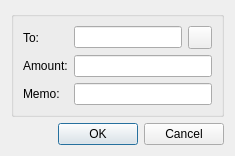
<?xml version="1.0" encoding="UTF-8"?>
<ui version="4.0">
 <class>BlockchainSend</class>
 <widget class="QDialog" name="BlockchainSend">
  <property name="windowTitle">
   <string>Send to address</string>
  </property>
  <layout class="QVBoxLayout" name="verticalLayout">
   <property name="sizeConstraint">
    <enum>QLayout::SetMaximumSize</enum>
   </property>
   <item>
    <widget class="QGroupBox" name="options">
     <property name="sizePolicy">
      <sizepolicy hsizetype="Expanding" vsizetype="Fixed">
       <horstretch>0</horstretch>
       <verstretch>0</verstretch>
      </sizepolicy>
     </property>
     <property name="title">
      <string/>
     </property>
     <layout class="QGridLayout" name="gridLayout">
      <property name="sizeConstraint">
       <enum>QLayout::SetDefaultConstraint</enum>
      </property>
      <item row="0" column="0">
       <widget class="QLabel" name="addressLabel">
        <property name="text">
         <string>To:</string>
        </property>
       </widget>
      </item>
      <item row="0" column="1">
       <widget class="QLineEdit" name="address"/>
      </item>
      <item row="0" column="2">
       <widget class="QToolButton" name="scanQR">
        <property name="toolTip">
         <string>Scan Recipient's QR code</string>
        </property>
        <property name="text">
         <string/>
        </property>
        <property name="icon">
         <iconset>
          <normaloff>:/assets/qrcode.png</normaloff>
          <normalon>:/assets/qrcode.png</normalon>:/assets/qrcode.png</iconset>
        </property>
       </widget>
      </item>
      <item row="1" column="0">
       <widget class="QLabel" name="amountLabel">
        <property name="text">
         <string>Amount:</string>
        </property>
       </widget>
      </item>
      <item row="1" column="1" colspan="2">
       <widget class="QLineEdit" name="amount"/>
      </item>
      <item row="2" column="0">
       <widget class="QLabel" name="memoLabel">
        <property name="text">
         <string>Memo:</string>
        </property>
       </widget>
      </item>
      <item row="2" column="1" colspan="2">
       <widget class="QLineEdit" name="memo"/>
      </item>
     </layout>
    </widget>
   </item>
   <item>
    <widget class="QDialogButtonBox" name="buttons">
     <property name="standardButtons">
      <set>QDialogButtonBox::Cancel|QDialogButtonBox::Ok</set>
     </property>
    </widget>
   </item>
  </layout>
 </widget>
 <tabstops>
  <tabstop>address</tabstop>
  <tabstop>scanQR</tabstop>
  <tabstop>amount</tabstop>
  <tabstop>memo</tabstop>
 </tabstops>
 <resources/>
 <connections/>
</ui>
